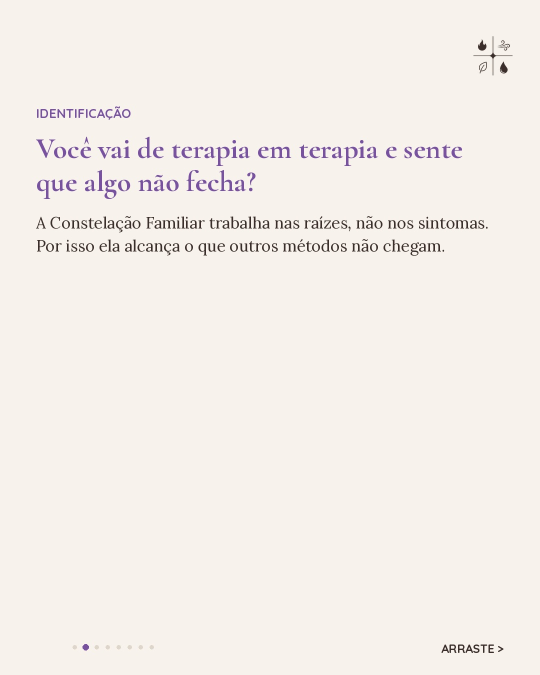
#> input picture refugio-dos-4-elementos/social-media-setembro-2026/post-set01_slide-2.jpg, 1080 x 1350 px, found by its file name (shown at 1/2 size)
$ python visual.py
#> lines starting #> are read from the running program, lines starting #| are printed output that depends on the picture
"""Sistema visual v2 do Refugio dos 4 Elementos (nov/2026): foto inteira com titulo sobreposto e cards de texto.
Inspirado no padrao atual da agencia (Pathy), com cores e fontes do manual do Refugio."""
import os
from PIL import Image, ImageDraw, ImageFont, ImageOps, ImageFilter

F = '/home/claude/fonts/'
W, H = 1080, 1350
CREME = (247, 243, 236); MARROM = (59, 46, 42); TEXTO = (85, 72, 66)
LILAS = (120, 82, 160); VERDE = (46, 120, 69); TERRA = (184, 90, 46); AZUL = (60, 135, 160)
HANDLE = '@refugiodos4elementos'
_ICON_SRC = '/home/claude/w/refugio-dos-4-elementos/social-media-setembro-2026/post-set01_slide-2.jpg'

def font(n, s): return ImageFont.truetype(F + n + '.ttf', s)

_src = Image.open(_ICON_SRC).convert('L').crop((944, 70, 1028, 154))
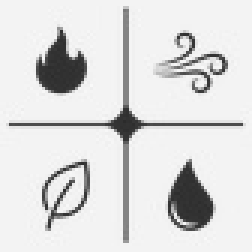
#> _src: PIL image 84x84 L (shown 3 times larger); min 43, max 249, mean 220
_mask = ImageOps.invert(_src).point(lambda v: 0 if v < 40 else min(255, int((v - 40) * 1.35)))
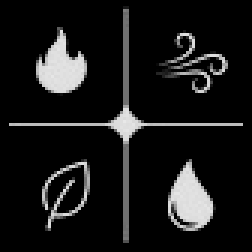
#> _mask: PIL image 84x84 L (shown 3 times larger); min 0, max 232, mean 24.3

# [30 lines left out: functions icon, wrap, cover, not called in this run]

FADE = (98, 66, 46)

# [161 lines left out: functions gradiente, pill_contorno, tag, gradiente_topo, post_foto, card_texto and 1 more, not called in this run]


TOPO_RESPIRO = 150

# [38 lines left out: function post_card, not called in this run]
